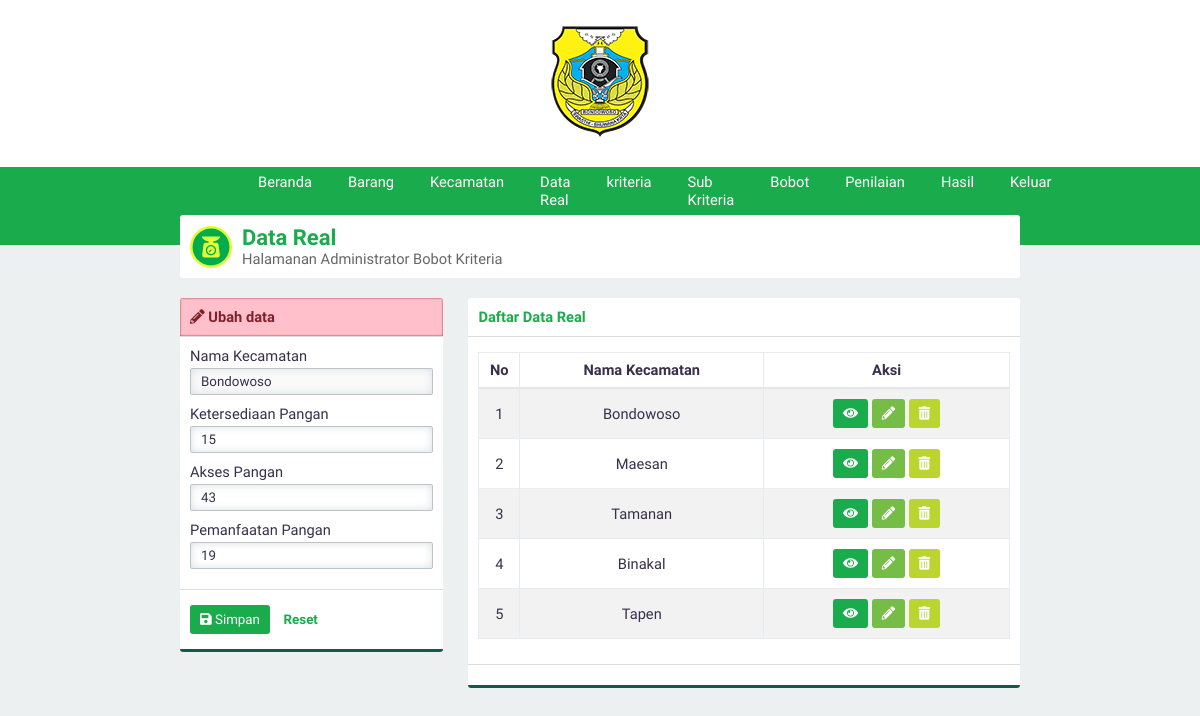
The page /?page=datareal&aksi=ubah&id=9 (signed in) on the database its author committed.
### tables this page shows
CREATE TABLE `supplier` (
  `id_supplier` int(3) NOT NULL,
  `namaSupplier` varchar(30) NOT NULL
);

CREATE TABLE `datareal` (
  `id_datareal` int(3) NOT NULL,
  `id_supplier` int(3) NOT NULL,
  `id_kriteria` int(3) NOT NULL,
  `nilai_real` int(10) NOT NULL
);

CREATE TABLE `kriteria` (
  `id_kriteria` int(3) NOT NULL,
  `namaKriteria` varchar(30) NOT NULL,
  `sifat` enum('Benefit','Cost') NOT NULL
);

### page/ubahdatareal2.php (the view, shortened to what this page needs)
<?php
$id = htmlspecialchars(@$_GET['id']);
$querylihat = "SELECT id_supplier,nilai_real,id_datareal,kriteria.namaKriteria AS namaKriteria FROM datareal INNER JOIN kriteria USING(id_kriteria) WHERE id_supplier='$id'";
?>
<div class="panel-top panel-top-edit">
    <b><i class="fa fa-pencil-alt"></i> Ubah data</b>
</div>
<form id="form" action="./proses/prosesubah.php" method="POST">
    <div class="panel-middle">
        <div class="group-input">
            <div class="group-input">
                <?php
                $query = "SELECT namaSupplier FROM supplier WHERE id_supplier='$id'";
                $execute = $konek->query($query);
                $data = $execute->fetch_array(MYSQLI_ASSOC);
                ?>
                <div class="group-input">
                    <label for="jenisbarang">Nama Kecamatan</label>
                    <input class="form-custom" value="<?php echo $data['namaSupplier']; ?>" disabled type="text" autocomplete="off" required name="supplier" id="supplier">
                </div>
            </div>
        </div>
        <?php
        $execute2 = $konek->query($querylihat);
        while ($data = $execute2->fetch_array(MYSQLI_ASSOC)) {
            echo "<div class=\"group-input\">
                    <label for=\"$data[namaKriteria]\">$data[namaKriteria]</label>
                    <input type='hidden' value=\"$data[id_datareal]\" name=\"id[]\">
                    <input type=\"number\" class=\"form-custom\"required autocomplete=\"off\" value=\"$data[nilai_real]\" placeholder=\"$data[namaKriteria]\" id=\"$data[namaKriteria]\" name=\"datareal[]\">
                    ";
            echo "
            </div>
                ";
        }
        ?>
    </div>
    <div class="panel-bottom">
        <button type="submit" id="buttonsimpan" class="btn btn-green"><i class="fa fa-save"></i> Simpan</button>
        <button type="reset" id="buttonreset" class="btn btn-second">Reset</button>
    </div>
</form>

### asset/css/style.css (style rules this page uses)
* { padding: 0; margin: 0; font-family: 'Work Sans', sans-serif; color: #36304A; font-weight: 500; letter-spacing: normal; }
b, h1, h2, h3, h4, h5 { padding: 0; font-weight: 600 !important; margin: 0.83em 0em; }
input, select { border: none; width: 100%; }
.form-custom { padding: 5px 10px; border: solid 1px #BDC3C7; -webkit-border-radius: 2px; -moz-border-radius: 2px; border-radius: 2px; box-sizing: border-box; box-shadow: inset 0 0 8px #d9dfe3; margin: 3px 0 10px 0; }
.btn { border: none; -webkit-padding: 7px 10px; -o-padding: 7px 10px; -moz-padding: 7px 10px; padding: 7px 10px; border-radius: 3px; margin: 5px 0px; display: inline-block; cursor: pointer; font-size: 10pt !important; }
.btn i { color: white !important; }
.btn-green { background-color: #1aab4c; color: white !important; }
.btn-second { background-color: transparent; color: #1aab4c; font-weight: 600; }
.panel-top-edit { background-color: #ffc0cb; box-shadow: inset 0px 0px 2px #800000; color: #802029; }
.panel-top-edit b, .panel-top-edit i { color: #802029; }
.panel-top { padding: 10px; box-sizing: padding-box; border-bottom: solid 1px #dddddd; }
.panel-middle { padding: 10px; box-sizing: padding-box; }
.panel-bottom { padding: 10px; border-bottom: solid 3px #135a4c; border-top: solid 1px #dddddd; }
body { background-color: #ECF0F1; display: flex; width: 100vw; height: 100vh; align-items: center; flex-direction: column; overflow-x: hidden; font-size: 11pt; }

### rows shown on the page
supplier: supplier "Bondowoso"
datareal: id_kriteria.namaKriteria "Ketersediaan Pangan", nilai_real "15"
datareal: id_kriteria.namaKriteria "Akses Pangan", nilai_real "43"
datareal: id_kriteria.namaKriteria "Pemanfaatan Pangan", nilai_real "19"

### other values the page prints
$data[namaSupplier] "Bondowoso"
$data[namaSupplier] "Maesan"
$data[namaSupplier] "Tamanan"
$data[namaSupplier] "Binakal"
$data[namaSupplier] "Tapen"
